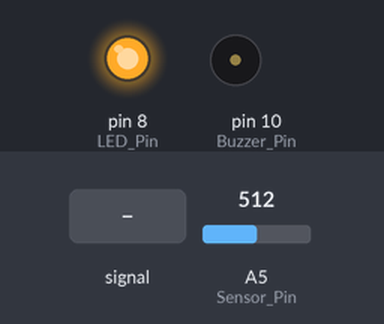
The sketch below on a simulated Arduino Uno, built with avr-gcc and run on an emulated ATmega328P. On the bench: output pins drawn as LEDs (lit = HIGH), buzzer (waves = sounding). The test bench sets the inputs (shaded band); at power-on: A5 (Sensor_Pin) = 512. What the sketch prints to the serial monitor is not drawn.

Above: at 1.2 s.
1.3 s: A5 (Sensor_Pin) fed a 200 Hz sine of ±460 counts around its level
At 2.1 s:
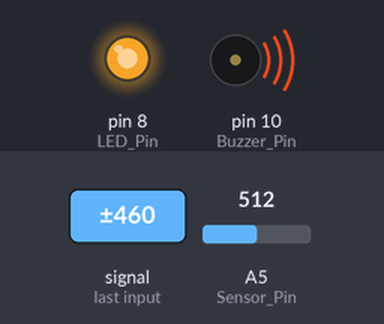
2.8 s: A5 (Sensor_Pin) set to 716
At 3.8 s:
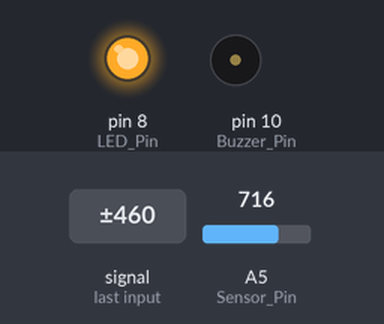
4.3 s: A5 (Sensor_Pin) set to 67
5.8 s: A5 (Sensor_Pin) set to 54
At 6.8 s:
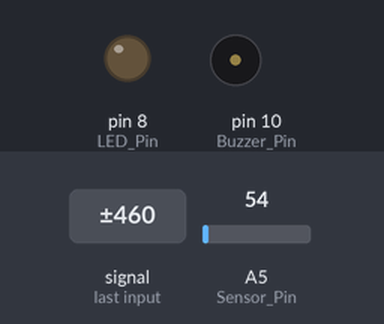
7.3 s: A5 (Sensor_Pin) set to 122
At 8.0 s:
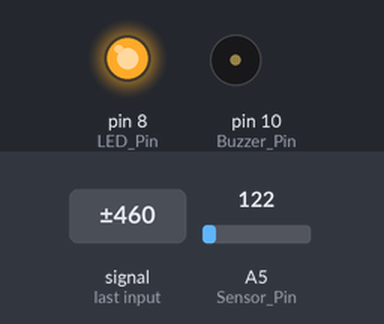
8.8 s: A5 (Sensor_Pin) set to 20
At 9.1 s:
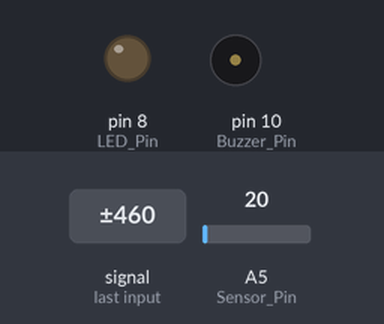
Timing chart, 0 to 11.3 s (numbered marks = the images above; inputs shaded):
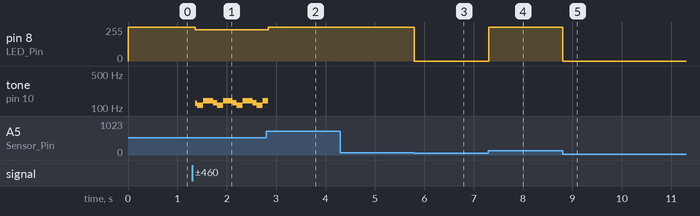

Measured:
- the behaviour switches between 62 and 61 on A5 (Sensor_Pin) (found by bisection; images 2 and 3)
- after the input at 1.3 s, pin 8 (LED_Pin): 255/255 → 235/255 after 0.06 s; tone on pin 10 (Buzzer_Pin): silent → 125 Hz after 0.06 s, then repeats every 0.40 s: 114 Hz 0.12 s, 141 Hz 0.20 s, 127 Hz 0.08 s
- after the input at 2.8 s, pin 8 (LED_Pin): 235/255 → 255/255 at once
- after the input at 5.8 s, pin 8 (LED_Pin): 255/255 → 0/255 at once
- after the input at 7.3 s, pin 8 (LED_Pin): 0/255 → 255/255 at once
- after the input at 8.8 s, pin 8 (LED_Pin): 255/255 → 0/255 at once

The sketch:

FinalLab.ino
```cpp
const float Sensor_Pin = A5;
const int Buzzer_Pin = 10;
const int LED_Pin = 8;
void setup() {
  // put your setup code here, to run once:
  pinMode(Sensor_Pin, INPUT);
  pinMode(LED_Pin, OUTPUT);
  pinMode(Buzzer_Pin, OUTPUT);
  Serial.begin(115200);
}

void loop() {
  // put your main code here, to run repeatedly:
  float SenorReading = analogRead(A5);
  float mVolt = SenorReading * (5.0/1023.0);
  float Temperature = mVolt *100;
  Serial.println(Temperature);
  if (Temperature >= 30) {
    digitalWrite(Buzzer_Pin, HIGH);
    digitalWrite(LED_Pin, HIGH);
  } else {
    digitalWrite(Buzzer_Pin, LOW);
    digitalWrite(LED_Pin, LOW);
  }
}
```
